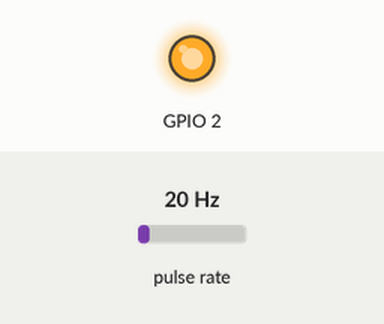
Recording of a sketch running on a simulated ESP8266 (NodeMCU). Parts: output pins drawn as LEDs (lit = HIGH). Wiring (inferred from the names in the program): pulse sensor: data GPIO 4. The inputs (shaded band) are chosen by the test bench; at power-on: pulse rate 20 Hz. WiFi joins after 1.5 s; servers stay silent unless stated; uploads are accepted with an empty reply; what the sketch prints to the serial monitor is not drawn.

Above: at 0.1 s.
At 5.1 s:
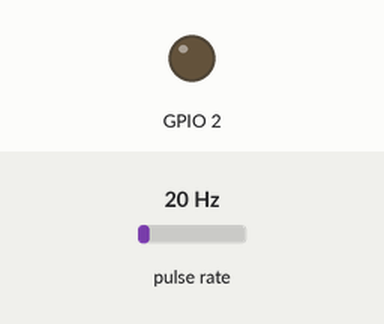
Timing chart, 0 to 6.6 s (numbered marks = the images above):
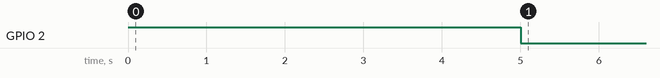

The sketch:

flow_sensor.ino
```cpp
#include <ESP8266WiFi.h>
#include <ESP8266HTTPClient.h>
#include <WiFiClient.h>
#include <DNSServer.h>
#include <ESP8266WebServer.h>
#include <WiFiManager.h>

// Set web server port number to 80
WiFiServer server(80);

// Variable to store the HTTP request

WiFiManager wifiManager;

const char* serverName = "http://103.67.186.22:8080/flow";

HTTPClient http;

//interval of post request
unsigned long interval = 5000;
volatile long timeState = 0;

//flow sensor data
int flowPin = 4; //GPIO05 D2
volatile long count;

//function called on interupt
void ICACHE_RAM_ATTR Flow(){
  count++;
}

void send_post(){
  if(WiFi.status()== WL_CONNECTED){
    WiFiClient client = server.available();
    String val = String(count);
    count = 0;
    http.begin(client, serverName);
    String body = String("{\"value\":"+val+",\"device\":\"flow1\"}");
    http.addHeader("Content-Type", "application/json");
    int httpResponseCode = http.POST(body);
    Serial.print("HTTP Response code: ");
    Serial.println(httpResponseCode);
    http.end();
  }
}
void setup_wifi() {
  // connect wifi with blink indicator
  //192.168.4.1:80
  digitalWrite(BUILTIN_LED, HIGH);
  wifiManager.autoConnect("NodeMCU-Flow1");
}


void setup() {
  Serial.begin(9600);
  pinMode(BUILTIN_LED, OUTPUT);     // Initialize the BUILTIN_LED pin as an output
  pinMode(flowPin, INPUT_PULLUP);   //set D1 (GPIO05) as input
  setup_wifi();
  attachInterrupt(digitalPinToInterrupt(flowPin), Flow, RISING);     // set interupt on flowpin
}

void loop() {
  if(millis()-timeState > interval){
    if(WiFi.status()== WL_CONNECTED){
      digitalWrite(BUILTIN_LED, LOW);
      send_post(); //send post request
      timeState = millis();
    }
  }
}
```

Measured:
- by itself, GPIO 2: HIGH → LOW at 5.0 s
